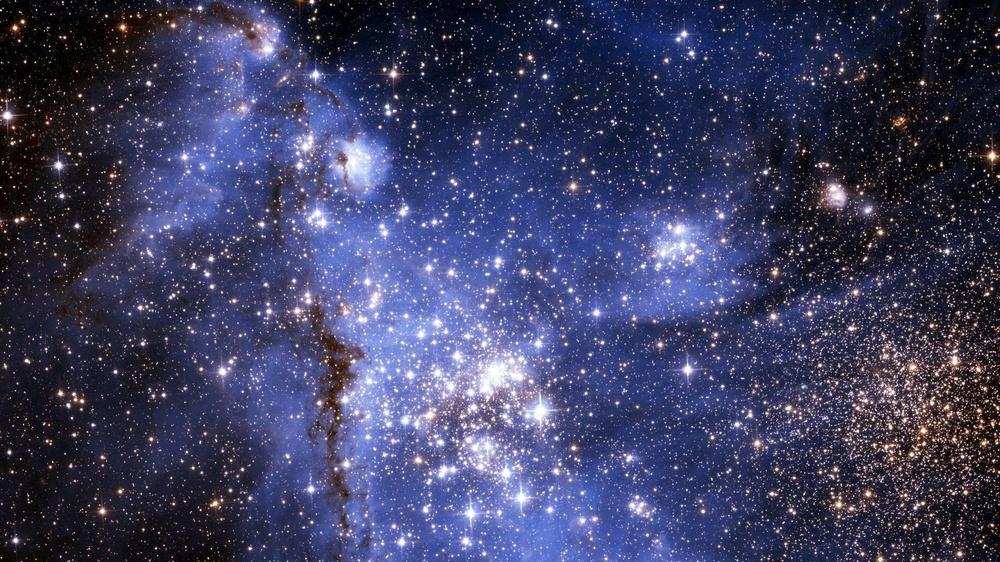
#> input picture Image/1.jpg, 1000 x 562 px, shrunk from 1920 x 1080 before the run
$ python noise_reducer.py ../../../Image/1.jpg
#> lines starting #> are read from the running program, lines starting #| are printed output that depends on the picture
### src/astrovision/image_processing/image_loader.py
"""Load an image from a file for later AstroVision processing."""

import sys

import cv2
import numpy as np


def load_image(image_path: str) -> np.ndarray:
    """Load an image file and return its pixels as a NumPy array.

    Raises:
        FileNotFoundError: If OpenCV cannot read the image file.
    """
#> called with image_path = '../../../Image/1.jpg'
    image = cv2.imread(image_path)
#> image is the input picture: shape (562, 1000, 3); mean B, G, R 98.3, 64.2, 62.1

    # OpenCV returns None when the file is missing or cannot be decoded.
    if image is None:
        raise FileNotFoundError(f"Could not load image: {image_path}")

    return image


# [8 lines left out: function main, not called in this run]


# [2 lines that do not run on import are left out]

### src/astrovision/image_processing/grayscale_converter.py
"""Convert a loaded BGR color image to grayscale."""

import sys

import cv2
import numpy as np

if __package__:
    from .image_loader import load_image
else:
    from image_loader import load_image


def convert_to_grayscale(color_image: np.ndarray) -> np.ndarray:
    """Return a grayscale version of a loaded BGR color image.

    Raises:
        ValueError: If the input is not a valid three-channel color image.
    """
    if (
        not isinstance(color_image, np.ndarray)
        or color_image.size == 0
        or color_image.ndim != 3
        or color_image.shape[2] != 3
    ):
        raise ValueError("Input must be a non-empty three-channel BGR image.")

    return cv2.cvtColor(color_image, cv2.COLOR_BGR2GRAY)
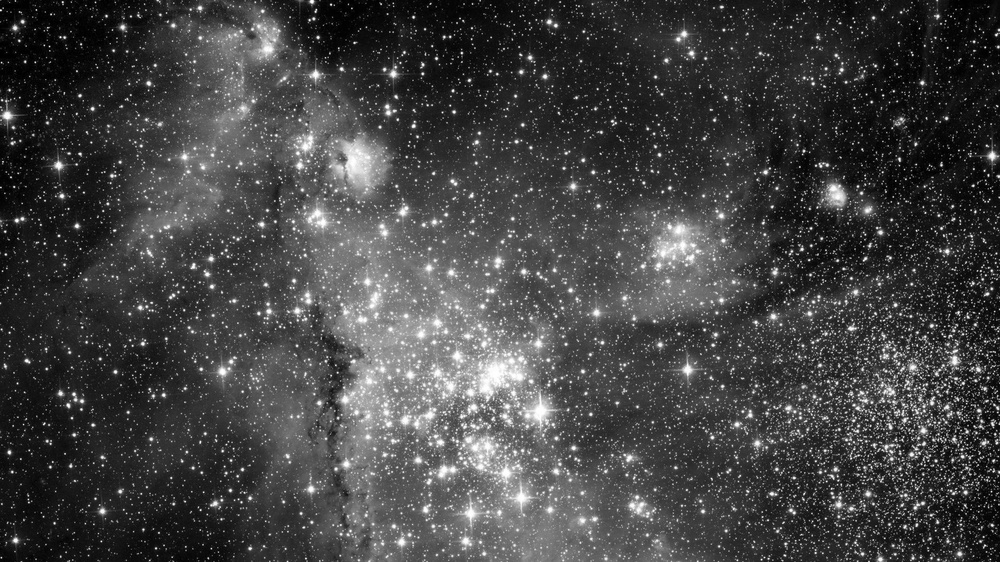
#> returned value: shape (562, 1000); min 0, max 255, mean 67.4


# [12 lines left out: function main, not called in this run]


# [2 lines that do not run on import are left out]

### src/astrovision/image_processing/noise_reducer.py
"""Reduce image noise with a Gaussian blur."""

import sys

import cv2
import numpy as np

if __package__:
    from .grayscale_converter import convert_to_grayscale
    from .image_loader import load_image
else:
    from grayscale_converter import convert_to_grayscale
    from image_loader import load_image


def reduce_noise(
    grayscale_image: np.ndarray, kernel_size: int = 5
) -> np.ndarray:
    """Apply Gaussian blur to a valid grayscale image.

    Args:
        grayscale_image: A non-empty, two-dimensional grayscale image.
        kernel_size: Positive odd width and height of the Gaussian kernel.

    Raises:
        ValueError: If the image or kernel size is invalid.
    """
#> called with kernel_size = 5
    if (
        not isinstance(grayscale_image, np.ndarray)
        or grayscale_image.size == 0
        or grayscale_image.ndim != 2
    ):
        raise ValueError("Input must be a non-empty two-dimensional grayscale image.")

    if (
        isinstance(kernel_size, bool)
        or not isinstance(kernel_size, int)
        or kernel_size <= 0
        or kernel_size % 2 == 0
    ):
        raise ValueError("kernel_size must be a positive odd integer.")

    # OpenCV requires odd kernel dimensions for Gaussian blur.
    return cv2.GaussianBlur(
        grayscale_image, (kernel_size, kernel_size), sigmaX=0
    )


def main() -> None:
    """Load a color image, convert it, then apply Gaussian blur."""
    if len(sys.argv) != 2:
        raise SystemExit("Usage: python noise_reducer.py IMAGE_PATH")

    color_image = load_image(sys.argv[1])
    grayscale_image = convert_to_grayscale(color_image)
    filtered_image = reduce_noise(grayscale_image)
    print(
        f"Filtered image: {filtered_image.shape[1]} x "
        f"{filtered_image.shape[0]} pixels"
    )
#| Filtered image: 1000 x 562 pixels
    print(f"NumPy array data type: {filtered_image.dtype}")
#| NumPy array data type: uint8


if __name__ == "__main__":
    main()
